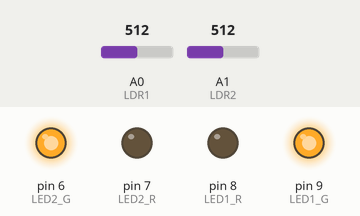
A sketch run on a simulated Arduino Uno, built with avr-gcc and run on an emulated ATmega328P. On the bench: output pins drawn as LEDs (lit = HIGH). The inputs (shaded band) are chosen by the test bench; at power-on: A0 (LDR1) = 512, A1 (LDR2) = 512.

Above: at 1.2 s.
1.3 s: A0 (LDR1) set to 485
At 2.6 s:
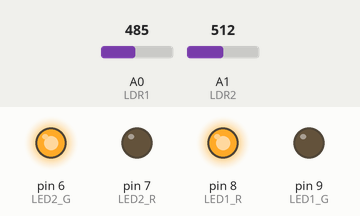
2.9 s: A1 (LDR2) set to 484
At 3.9 s:
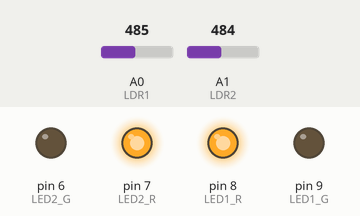
4.5 s: A0 (LDR1) set to 510
At 5.2 s:
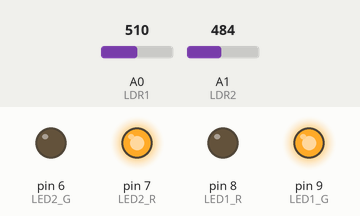
6.1 s: A0 (LDR1) set to 490
At 7.4 s:
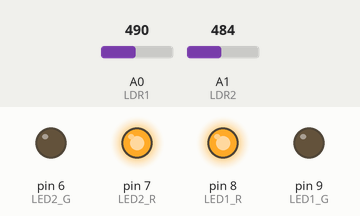
7.7 s: A0 (LDR1) set to 511
At 8.9 s:
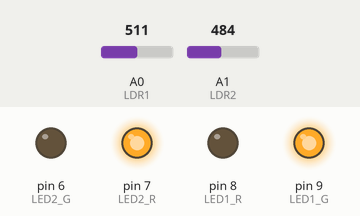
Timing chart, 0 to 10.3 s (numbered marks = the images above; inputs shaded):
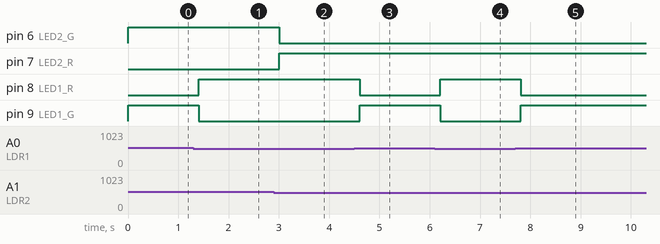

Measured:
- the behaviour switches between 501 and 500 on A0 (LDR1) (found by bisection; images 0 and 1)
- the behaviour switches between 501 and 500 on A1 (LDR2) (found by bisection; images 1 and 2)
- after the input at 1.3 s, pin 8 (LED1_R): LOW → HIGH after 0.10 s; pin 9 (LED1_G): HIGH → LOW after 0.10 s
- after the input at 2.9 s, pin 6 (LED2_G): HIGH → LOW after 0.10 s; pin 7 (LED2_R): LOW → HIGH after 0.10 s
- after the input at 4.5 s, pin 8 (LED1_R): HIGH → LOW after 0.11 s; pin 9 (LED1_G): LOW → HIGH after 0.11 s
- after the input at 6.1 s, pin 8 (LED1_R): LOW → HIGH after 0.11 s; pin 9 (LED1_G): HIGH → LOW after 0.11 s
- after the input at 7.7 s, pin 8 (LED1_R): HIGH → LOW after 0.11 s; pin 9 (LED1_G): LOW → HIGH after 0.11 s

The sketch:

arduinoTools.ino
```cpp
// Pinos dos LDRs
const int LDR1 = A0;
const int LDR2 = A1;

// Pinos do LED RGB 1
const int LED1_R = 8;
const int LED1_G = 9;

// Pinos do LED RGB 2
const int LED2_R = 7;
const int LED2_G = 6;

// Pinos ESP32
const int SIGNAL1 = 4;
const int SIGNAL2 = 3;

// Limites dos LDRs
const int LIMIAR1 = 500;
const int LIMIAR2 = 500;

void setup() {
  Serial.begin(9600);

  // Define os pinos como saída
  pinMode(LED1_R, OUTPUT);
  pinMode(LED1_G, OUTPUT);
  pinMode(LED2_R, OUTPUT);
  pinMode(LED2_G, OUTPUT);
}

void loop() {
  // Leitura dos sensores
  int valorLDR1 = analogRead(LDR1);
  int valorLDR2 = analogRead(LDR2);

  // Controle do LED 1
  if (valorLDR1 > LIMIAR1) {
    // Ferramenta no lugar
    digitalWrite(LED1_R, LOW);
    digitalWrite(LED1_G, HIGH);
    digitalWrite(SIGNAL1, HIGH);
  } else {
    // Ferramenta retirada
    digitalWrite(LED1_R, HIGH);
    digitalWrite(LED1_G, LOW);
    digitalWrite(SIGNAL1, LOW);
  }

  // Controle do LED 2
  if (valorLDR2 > LIMIAR2) {
    // Ferramenta no lugar
    digitalWrite(LED2_R, LOW);
    digitalWrite(LED2_G, HIGH);
    digitalWrite(SIGNAL2, HIGH);
  } else {
    // Ferramenta retirada
    digitalWrite(LED2_R, HIGH);
    digitalWrite(LED2_G, LOW);
    digitalWrite(SIGNAL2, LOW);
  }

  delay(200);
}
```
